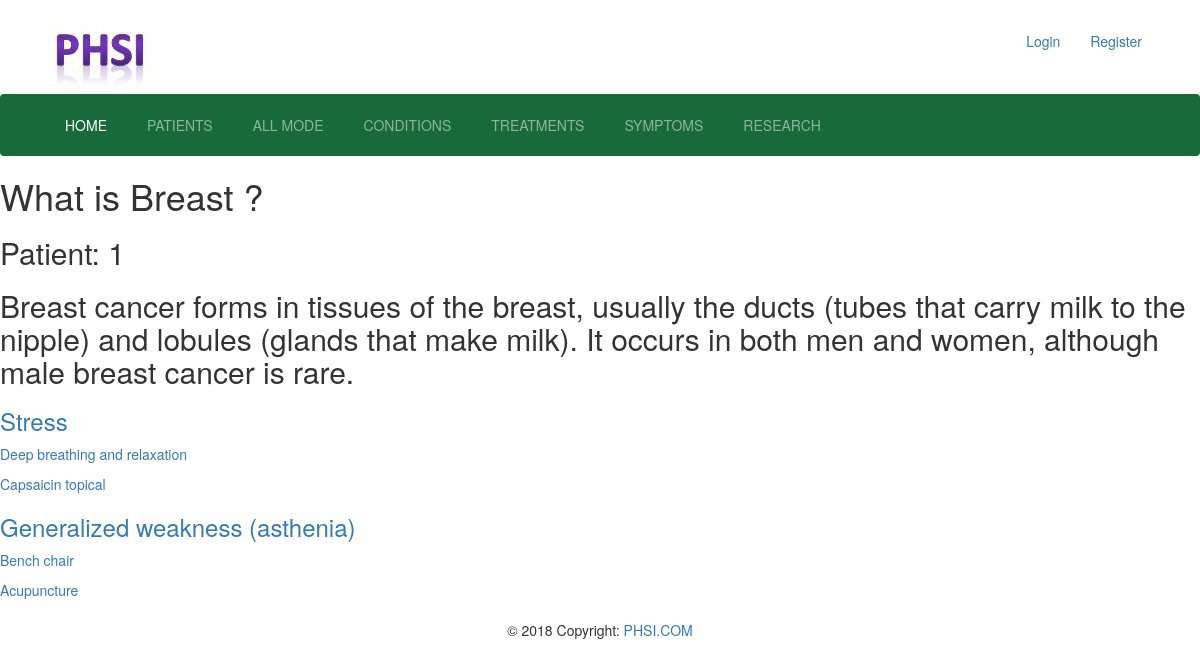
Page /disease/diseasewise-symptoms/1/ on the committed database.
### disease/models.py (models this page shows, shortened)
class Diseases(models.Model):
	name 			= models.CharField(max_length=100)
	details			= models.TextField()
	category 		= models.ForeignKey(DiseaseCategory, on_delete=models.CASCADE, related_name='disease')

class Symptoms(models.Model):
	name 			= models.CharField(max_length=100)
	slug            = models.SlugField(null=True, blank=True)
	details			= models.TextField()
	disease  		= models.ForeignKey(Diseases, on_delete=models.CASCADE, related_name='symptoms')

### medicine/models.py (models this page shows, shortened)
class Medicinary(models.Model):
	name 			= models.CharField(max_length=100)
	details			= models.TextField()
	subcategory		= models.ForeignKey(MedicineSubCategory, on_delete=models.CASCADE, related_name='medicines')
	symptoms		= models.ManyToManyField(Symptoms, related_name='medicines')

### disease/views.py (the view)
# urls.py: path('diseasewise-symptoms/<int:id>/', diseasewise_symptoms, name = 'diseasewise-symptoms'),
def diseasewise_symptoms(request, id):
	disease = Diseases.objects.get(id = id)
	patients = Patient.objects.filter(prescription__icontains = disease.name)
	patients_num = len(patients)
	symptoms = disease.symptoms.all()
	context = {
		'disease': disease,
		'patients_num': patients_num,
		'symptoms': symptoms,
		}
	template = 'disease/diseasewise-symptoms.html'
	return render(request, template, context)

### templates/disease/diseasewise-symptoms.html
{% extends 'base.html' %}
{% load static %}
{% block content %}
	<h1>What is {{disease.name}} ?</h1>
	<h2>Patient: {{patients_num}}</h2>
	<h2>{{disease.details}}</h2>
	{% for symptom in symptoms %}
		<h3><a href="{% url 'symptom-detail' symptom.slug %}">{{symptom.name}}</a></h3>
		{% for medicine in symptom.medicines.all %}
			<p><a href="{% url 'medicinewise-symptom' medicine.id %}">{{medicine.name}}</a></p>
		{% endfor %}
	{% endfor %}
{% endblock %}

### static/layout/style.css (style rules this page uses)
* { box-sizing: border-box; }
body { margin: 0; padding: 0; background-color:white; }

### rows in the picture
Diseases: name "Breast", details "Breast cancer forms in tissues of the breast, usually the ducts (tubes that carry milk to the nipple) and lobules (glands that make milk). It occurs in both men and women, although male breast cancer is rare."
Symptoms: name "Stress"
Medicinary: name "Deep breathing and relaxation"
Medicinary: name "Capsaicin topical"
Symptoms: name "Generalized weakness (asthenia)"
Medicinary: name "Bench chair"
Medicinary: name "Acupuncture"

### other values in the picture
{{ patients_num }} "1"
